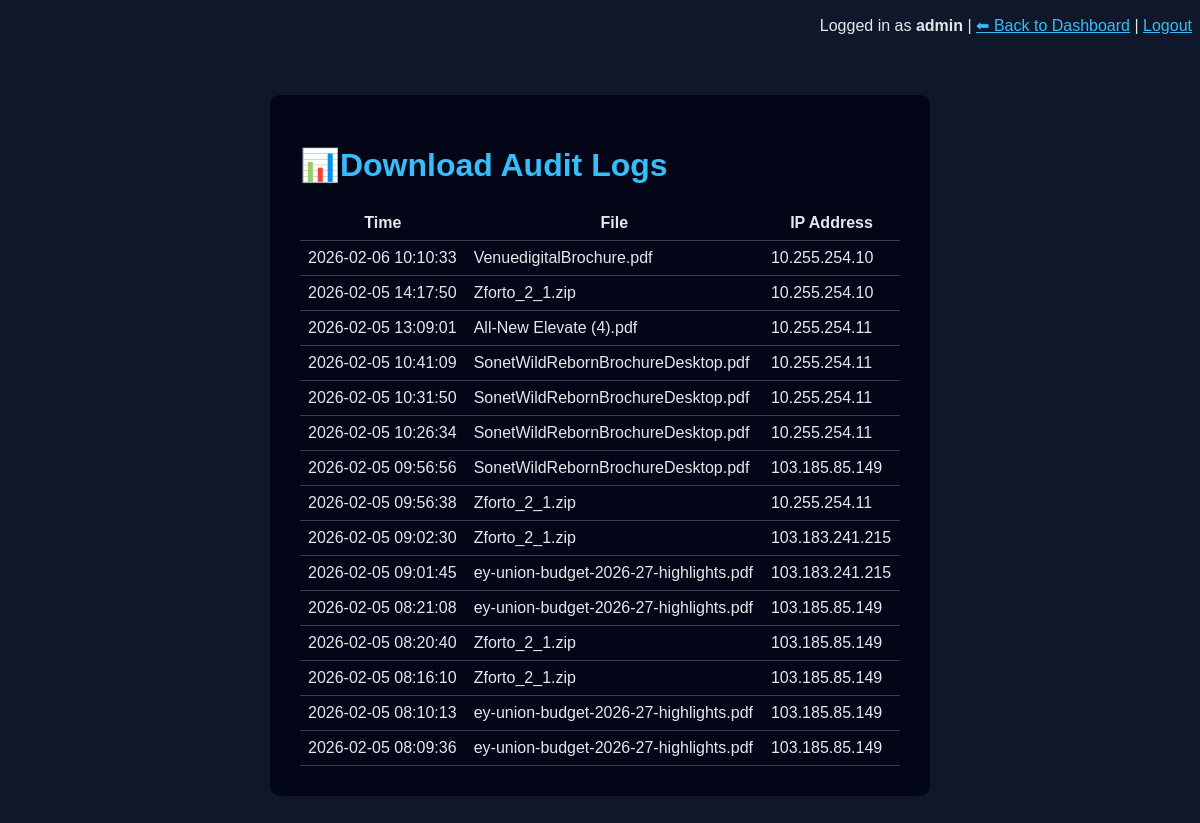
Page /admin/audit (signed in) on the committed database.
### app/models.py (models this page shows)
class AuditLog(Base):
    __tablename__ = "audit_logs"
    id = Column(Integer, primary_key=True)
    file_id = Column(Integer)
    ip_address = Column(String)
    timestamp = Column(DateTime, server_default=func.now())

class File(Base):
    __tablename__ = "files"
    id = Column(Integer, primary_key=True)
    original_name = Column(String)
    stored_name = Column(String)
    password_hash = Column(String)
    download_count = Column(Integer, default=0)
    max_downloads = Column(Integer, nullable=True)
    expires_at = Column(DateTime, nullable=True)
    created_at = Column(DateTime, server_default=func.now())

### app/routes/admin_web.py (the view)
@router.get("/admin/audit")
def audit_logs(
    request: Request,
    admin=Depends(require_admin),
    db: Session = Depends(get_db)
):
    logs = (
        db.query(AuditLog, File)
        .join(File, AuditLog.file_id == File.id)
        .order_by(AuditLog.timestamp.desc())
        .limit(500)
        .all()
    )
    return templates.TemplateResponse(
        "audit.html",
        {
            "request": request,
            "admin": admin,
            "logs": logs
        }
    )

### app/templates/audit.html (shortened to what this page needs)
<!DOCTYPE html>
<html>
<head>
  <link rel="stylesheet" href="/static/style.css">
</head>
<body>
<p style="text-align:right;">
  Logged in as <strong>{{ admin }}</strong> |
  <a href="/admin/dashboard" style="color:#38bdf8;">⬅ Back to Dashboard</a> |
  <a href="/admin/logout" style="color:#38bdf8;">Logout</a>
</p>
<div class="container">
  <h1>📊Download Audit Logs</h1>
  <table>
    <tr>
      <th>Time</th>
      <th>File</th>
      <th>IP Address</th>
    </tr>
    {% for log, file in logs %}
    <tr>
      <td>{{ log.timestamp }}</td>
      <td>{{ file.original_name }}</td>
      <td>{{ log.ip_address }}</td>
    </tr>
    {% endfor %}
  </table>
</div>
</body>
</html>

### app/static/style.css (style rules this page uses)
body { background: #0f172a; font-family: Arial, sans-serif; color: #e5e7eb; }
.container, .card { max-width: 600px; margin: 60px auto; background: #020617; padding: 30px; border-radius: 10px; }
h1, h2 { color: #38bdf8; }
table { width: 100%; border-collapse: collapse; }
th, td { padding: 8px; border-bottom: 1px solid #334155; }

### rows in the picture
AuditLog: timestamp "2026-02-06 10:10:33", original_name "VenuedigitalBrochure.pdf", ip_address "10.255.254.10"
AuditLog: timestamp "2026-02-05 14:17:50", original_name "Zforto_2_1.zip", ip_address "10.255.254.10"
AuditLog: timestamp "2026-02-05 13:09:01", original_name "All-New Elevate (4).pdf", ip_address "10.255.254.11"
AuditLog: timestamp "2026-02-05 10:41:09", original_name "SonetWildRebornBrochureDesktop.pdf", ip_address "10.255.254.11"
AuditLog: timestamp "2026-02-05 10:31:50", original_name "SonetWildRebornBrochureDesktop.pdf", ip_address "10.255.254.11"
AuditLog: timestamp "2026-02-05 10:26:34", original_name "SonetWildRebornBrochureDesktop.pdf", ip_address "10.255.254.11"
AuditLog: timestamp "2026-02-05 09:56:56", original_name "SonetWildRebornBrochureDesktop.pdf", ip_address "103.185.85.149"
AuditLog: timestamp "2026-02-05 09:56:38", original_name "Zforto_2_1.zip", ip_address "10.255.254.11"
AuditLog: timestamp "2026-02-05 09:02:30", original_name "Zforto_2_1.zip", ip_address "103.183.241.215"
AuditLog: timestamp "2026-02-05 09:01:45", original_name "ey-union-budget-2026-27-highlights.pdf", ip_address "103.183.241.215"
AuditLog: timestamp "2026-02-05 08:21:08", original_name "ey-union-budget-2026-27-highlights.pdf", ip_address "103.185.85.149"
AuditLog: timestamp "2026-02-05 08:20:40", original_name "Zforto_2_1.zip", ip_address "103.185.85.149"
AuditLog: timestamp "2026-02-05 08:16:10", original_name "Zforto_2_1.zip", ip_address "103.185.85.149"
AuditLog: timestamp "2026-02-05 08:10:13", original_name "ey-union-budget-2026-27-highlights.pdf", ip_address "103.185.85.149"
AuditLog: timestamp "2026-02-05 08:09:36", original_name "ey-union-budget-2026-27-highlights.pdf", ip_address "103.185.85.149"

### other values in the picture
{{ admin }} "admin"
